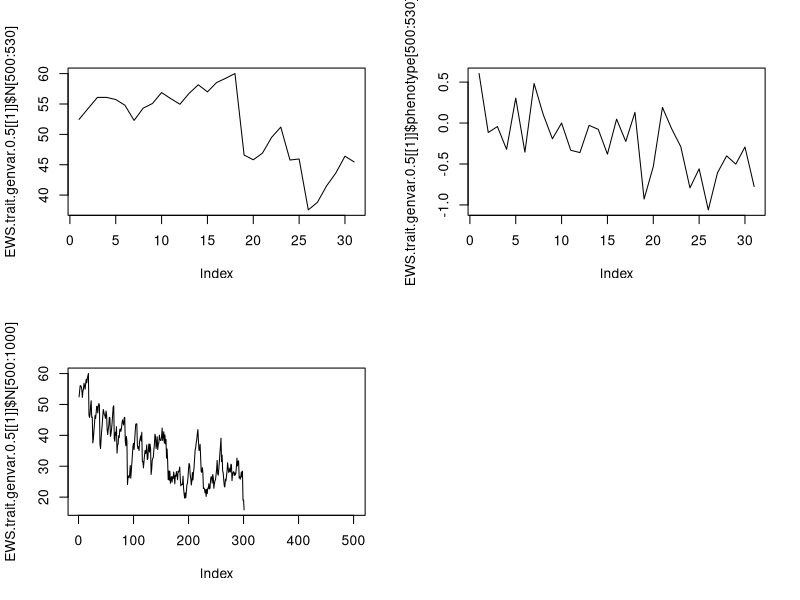

The R source for this figure:


#Gaurav Baruah, PhD student, University of Zurich, www.popecol.org; 
#https://gauravkbaruah.github.io/ ; (gaurav.baruah@ieu.uzh.ch)

rm(list=ls())
set.seed(12)

#environment function
env<-function(t){
  e.mean<-matrix(NA,nrow=5000,ncol=2)
  e.mean[1,1]<-0
  e.mean[1,2]<-0
  g<-0.0
  
  if (t <500) {
    
    e.mean[t,1]<-0
    e.mean[t,2]<-0
  }
  else if (t>=500) {
    e.mean[t,1]<-5 -5*(t/500)  # environmental cue
    e.mean[t,2]<- 20 -20*(t/500)     # optimum environment
  }          
 
  return(e.mean[t,])
}


#function for simulating the dynamics of the model
#dynamics() <- function that simulates the stochastic model
#tmax<- total time
#ind<- no. of individuals
#omega<- width of fitness function
#var.size<- variation in the mean.breeding value
#rho <- environmental predictability p
#var.U<- variability in cue
#var.theta <- variability in optimum phenotype
#r0 <- net reproductive rate.
#mean.breed<- mean breeding value

dynamics<-function(tmax,ind,omega,var.size,rho,var.U, var.Theta,r0,mean.breed,beta){
  breed<-matrix(NA,nrow=ind,ncol=tmax)
  W<-matrix(NA,nrow=ind,ncol=tmax)
  s<-matrix(NA,nrow=ind,ncol=tmax)
  c<-matrix(NA,nrow=tmax,ncol=2)
  mean.breed<-numeric()
  theta<-numeric()
  N<-numeric()
  pop.breed<-numeric()
  mean.fitness<-numeric()
  cue<-numeric()
  var<-numeric()
  phenotype<-numeric()
  rand.s<-numeric()
  
  #initialization
  var[1] <- var.size
  breed[,1]<-rnorm(ind,mean=0,sd=sqrt(var[1]))
  theta[1]<-0
  N[1]<-70
  mean.breed[1]<-phenotype[1] <-cue[1]<-rand.s[1]<-c[1,1]<-0
  pop.breed[1]<-mean(breed[,1])
  s[,1]<-breed[,1] 
  mean.fitness[1]<-1
  c[1,2]<-theta[1]

  
  for (t in 2:tmax) {
    
    S = matrix(c(var.U, rho*sqrt(var.U*var.Theta), rho*sqrt(var.U*var.Theta), var.Theta),2)  #S is a covariance matrix of the environment and the cue of the environment
    c[t,] <- mvrnorm(1,env(t),S)  #multivariate random distribution
    cue[t]<- c[t,1]# env(t)[1] +rnorm(1,0,sqrt(var.U )) # c[t,1]
    theta[t] <-  c[t,2] #env(t)[2] + rnorm(1,0,sqrt(var.Theta))#c[t,2]
    
    
    
    for (j in 1:ind){
      
      breed[j,t]<- rnorm(1,mean=mean.breed[t-1],sd=sqrt(var.size))  #population of breeding values
      pop.breed[t]<-mean(breed[,t]) 
      rand.s[t]<-rnorm(1,0,0.01)
      s[j,t] <- breed[j,t]+beta*cue[t]+rand.s[t]   #phenotypic value for individual j
      W[j,t] <-exp(-(s[j,t]-theta[t])^2/(2*omega)) #gaussian fitness function
      
    }
    
    
    mean.fitness[t] = mean(W[,t]) #mean fitness 
    var[t] <- var.size 
   
    #(var.size/(omega+var(s[,t-1])))*(theta[t]-pop.breed[t]-beta*cue[t]+rand.s[t]) 
    mean.breed[t]<-mean.breed[t-1]+ var.size*sqrt(omega)*(1/(var.size+omega))^1.5*(theta[t]-pop.breed[t]-beta*cue[t]+rand.s[t])*exp(-(pop.breed[t]+beta*cue[t]+rand.s[t]-theta[t])^2/(2*(var.size+omega)))
    phenotype[t]<- mean.breed[t] +beta*cue[t]+rand.s[t]  # dynamics of the phenotype
    N[t]<-N[t-1]*(r0^(1-N[t-1]/73))*mean.fitness[t]  # discrete population dynamics
    
  }
  
  list(N=N,mean.breed=mean.breed,phenotype=phenotype,theta=theta,cue=cue,one=mean.fitness,omega=omega,var=var)
  
}



### FOR parallelising the R code ####

mc.replica = function(iter, mean.breed, ...){
  set.seed(as.numeric(Sys.time())-Sys.getpid()) 
  init = mean.breed 
  replicate = dynamics(mean.breed=init, ...)
  replicate$start = init
  replicate$iter = iter
  return(replicate)
}
require(MASS)

#######################STARTING PARAMETERS##############

start.mean.breed=0
reps<-2 #no. of replicate simulation
EWS.trait.genvar.0.5<-lapply(1:reps, mc.replica,tmax=800,ind=200,omega=20,beta=0.2,var.size=0.5,rho=1,var.U=1.25^2, var.Theta=1.25^2,r0=1.2,mean.breed=start.mean.breed)

par(mfrow=c(2,2))
plot(EWS.trait.genvar.0.5[[1]]$N[500:530], typ='l')
plot(EWS.trait.genvar.0.5[[1]]$phenotype[500:530],typ='l')
plot(EWS.trait.genvar.0.5[[1]]$N[500:1000], typ='l')

